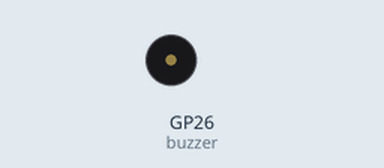
Bench run of a program on a simulated Raspberry Pi Pico running CircuitPython. Shown: buzzer (waves = sounding). At 8.6 s the program ends and the board releases its pins; the recording ends there.

Above: at 0.15 s.
At 7.9 s:
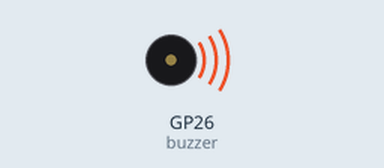
Timing chart, 0 to 8.6 s (numbered marks = the images above):
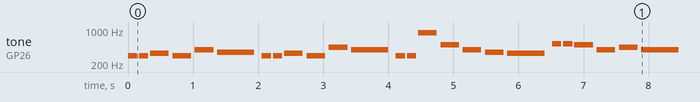

Measured:
- by itself, tone on GP26 (buzzer): plays 293 Hz for 0.14 s, 293 Hz for 0.14 s, 329 Hz for 0.29 s, 293 Hz for 0.29 s, 392 Hz for 0.29 s, 349 Hz for 0.57 s … (25 notes in this stretch)

The program:

buzzer.py
```python
import time
import board
import pwmio

buzzer = pwmio.PWMOut(board.GP26, variable_frequency=True)

noire = 210
temps_note = 60 / noire


do3,re3,mi3,fa3,sol3,la3,si3 = 231.63,293.66,329.63,349.23,392.0,440,493.88
do4,re4,mi4,fa4,sol4,la4,si4 = 523.25,554.37,659.26,698.46,783.99,880,987.77

acdll_notes = [do4,do4,do4,re4,mi4,re4,do4,mi4,re4,re4,do4]
acdll_durees = [1,1,1,1,2,2,1,1,1,1,3]
acdll_bpm = 210

def jouer_son(frequence, duree):
    buzzer.frequency = int(frequence)
    buzzer.duty_cycle = 65535 // 2
    time.sleep(duree)
    buzzer.duty_cycle = 0

def note(frequence, duree):
    jouer_son(frequence, duree * temps_note)
    time.sleep(0.2 * duree * temps_note)

# for i in range(len(acdll_notes)):
# #     jouer_son(acdll_notes[i],acdll_durees[i]*temps_note)
# #     time.sleep(0.2 * acdll_durees[i] * temps_note)
#     note(acdll_notes[i], acdll_durees[i])

hb_notes = [
    re3, re3, mi3, re3, sol3, fa3,
    re3, re3, mi3, re3, la3, sol3,
    re3, re3, la4, si3, sol3, fa3, mi3,
    do4, do4, si3, sol3, la3, sol3
]
hb_durees = [
    0.5, 0.5, 1, 1, 1, 2,
    0.5, 0.5, 1, 1, 1, 2,
    0.5, 0.5, 1, 1, 1, 1, 2,
    0.5, 0.5, 1, 1, 1, 2
]

for i in range(len(hb_notes)):
    note(hb_notes[i], hb_durees[i])
```
